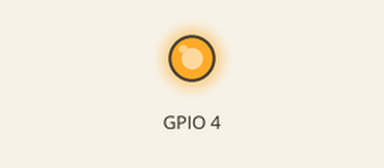
Bench run of a program on a simulated Raspberry Pi (BCM pin numbers). Parts: output pins drawn as LEDs (lit = HIGH). At 0.0 s the program stops and its outputs stay as they are.

Above: at 0.1 s.
Timing chart, 0 to 1.5 s (numbered marks = the images above):
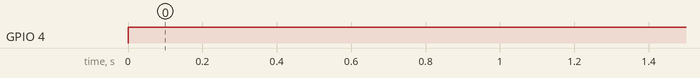

Measured:
- by itself, GPIO 4: LOW → HIGH at 0.00 s

The program:

enciende.py
```python
#!usr/bin/env/ python
## enciende.py
#Importamos la libreria y le cambiamos el nombre a GPIO
import RPi.GPIO as GPIO
#Establecemos el sistema de numeracion que queramos,
#en este caso el sistema BCM
GPIO.setmode(GPIO.BCM)
#Configuramos el pin GPIO 4 como una salida
GPIO.setup(4, GPIO.OUT)
#Encendemos el led
GPIO.output(4, GPIO.HIGH)
```
